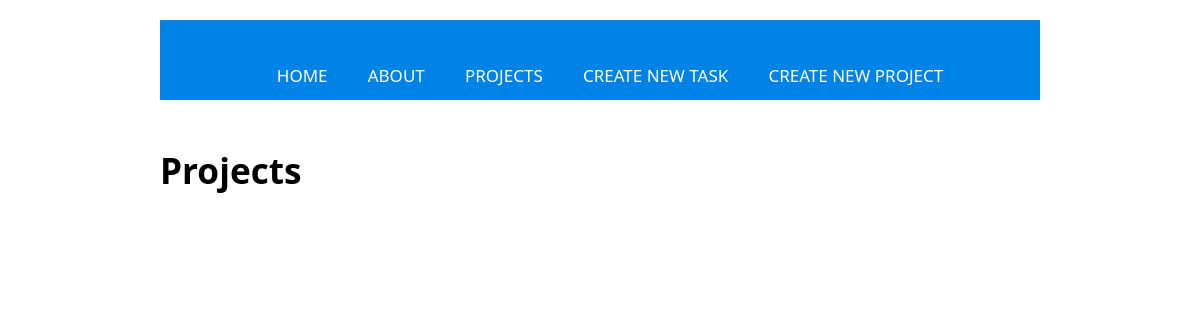
Before: /projects with the older database file.
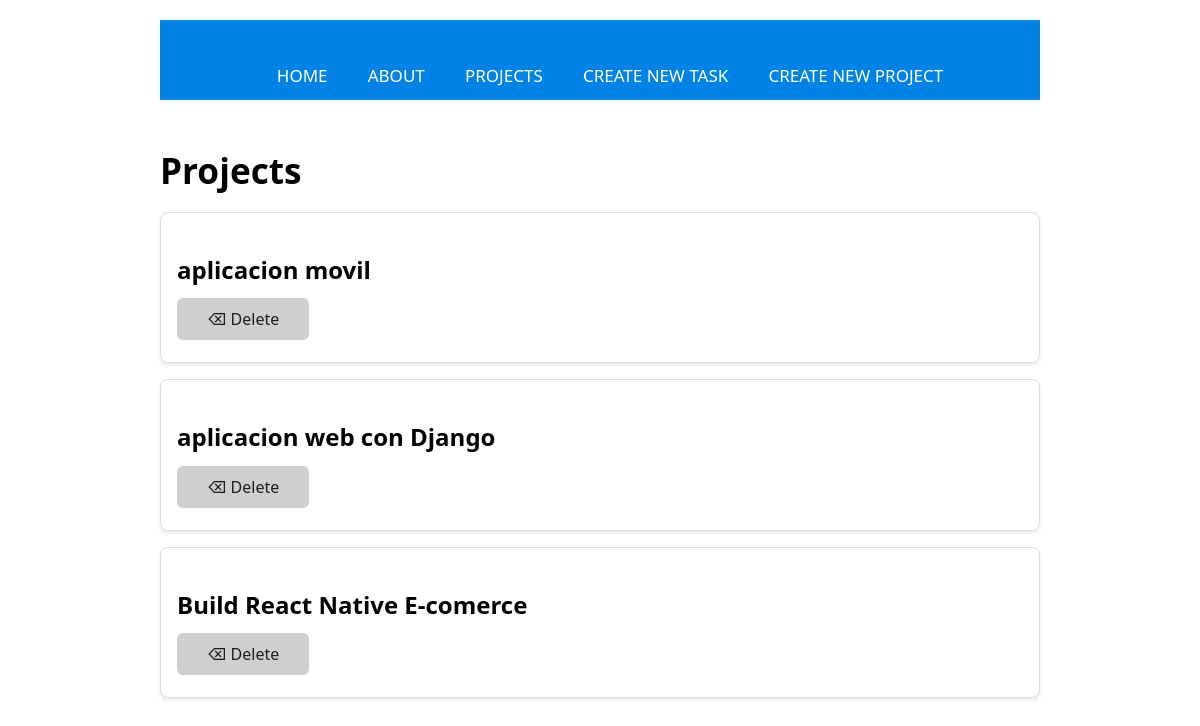
After: the same page with the newer database file.
### myapp/models.py (models this page shows, shortened)
class Project(models.Model):
    name = models.CharField(max_length=200)

### myapp/views.py (the view)
# urls.py: path("projects", views.projects, name="projects"),
def projects(request):
    lista_projectos = list(Project.objects.values())
    return render(request, "projects/projects.html", {"project_list": lista_projectos})

### myapp/templates/projects/projects.html (shortened to what this page needs)
{% extends 'layouts/base.html' %}
{% block content %}
  <h1>Projects</h1>
  {% for project in project_list %}
    <article>
      <a href="{% url 'project_detail' project.id %}">
        <h2>{{ project.name }}</h2>
      </a>
      <form method="delete" action="{% url 'delete_project' project.id %}">
        <button type="submit">⌫ Delete</button>
      </form>
    </article>
  {% endfor %}
{% endblock%}

### myapp/templates/layouts/base.html (shortened to what this page needs)
{% load static %}
<!DOCTYPE html>
<html lang="en">
  <head>
    <link href="{% static 'styles/main.css' %}" rel="stylesheet">
  </head>
    <nav>
      <ul>
        <li>
          <a href="{% url 'index' %}">Home</a>
        </li>
        <li>
          <a href="{% url 'about' %}">About</a>
        </li>
        <li>
          <a href="{% url 'projects' %}">Projects</a>
        </li>
        <li>
          <a href="{% url 'create_task' %}">Create New Task</a>
        </li>
        <li>
          <a href="{% url 'create_project' %}">Create New Project</a>
        </li>
      </ul>
    </nav>
    {% block content %}
    {% endblock%}
</html>

### myapp/static/styles/main.css (style rules this page uses)
:root { --background-body: #fff; --background: #efefef; --background-alt: #f7f7f7; --selection: #9e9e9e; --text-main: #363636; --text-bright: #000; --text-muted: #70777f; --links: #0076d1; --focus: #0096bfab; --border: #dbdbdb; --code: #000; --animation-duration: 0.1s; --button-base: #d0cfcf; --button-hover: #9b9b9b; --scrollbar-thumb: rgb(170, 170, 170); --scrollbar-thumb-hover: var(--button-hover); --form-placeholder: #949494; --form-text: #1d1d1d; --variable: #39a33c; --highlight: #ff0; }
html { scrollbar-color: rgb(170, 170, 170) #fff; scrollbar-color: var(--scrollbar-thumb) var(--background-body); scrollbar-width: thin; }
button { transition: background-color 0.1s linear, border-color 0.1s linear, color 0.1s linear, box-shadow 0.1s linear, transform 0.1s ease; transition: background-color var(--animation-duration) linear, border-color var(--animation-duration) linear, color var(--animation-duration) linear, box-shadow var(--animation-duration) linear, transform var(--animation-duration) ease; }
article { background: f7f7f7; border: 1px solid #ddd; border-radius: 8px; box-shadow: 0 2px 4px rgba(0, 0, 0, 0.1); padding: 16px; margin: 16px 0; }
nav { display: flex; justify-content: space-evenly; background: #0082e6; height: 80px; width: 100%; }
nav ul { float: right; margin-right: 20px; }
nav ul li { display: inline-block; line-height: 80px; margin: 0 5px; }
nav ul li a { color: white; font-size: 17px; padding: 7px 13px; border-radius: 3px; text-transform: uppercase; }
h1 { font-size: 2.2em; margin-top: 0; }
h1, h2, h3, h4, h5, h6 { margin-bottom: 12px; margin-top: 24px; }
h1 { color: #000; color: var(--text-bright); }
h2 { color: #000; color: var(--text-bright); }
h1, h2, h3, h4, h5, h6, b, strong, th { font-weight: 600; }
button, select, input[type='submit'], input[type='reset'], input[type='button'], input[type='checkbox'], input[type='range'], input[type='radio'] { cursor: pointer; }
button { color: #1d1d1d; color: var(--form-text); background-color: #efefef; background-color: var(--background); font-family: inherit; font-size: inherit; margin-right: 6px; margin-bottom: 6px; padding: 10px; border: none; border-radius: 6px; outline: none; }
button { background-color: #d0cfcf; background-color: var(--button-base); padding-right: 30px; padding-left: 30px; }
input:not([type='checkbox']):not([type='radio']), input[type='range'], select, button, textarea { -webkit-appearance: none; }
::placeholder { color: #949494; color: var(--form-placeholder); }
a { text-decoration: none; color: #0076d1; color: var(--links); }

Changed rows visible on the page:
added Project: name "aplicacion movil"
added Project: name "aplicacion web con Django"
added Project: name "Build React Native E-comerce"
